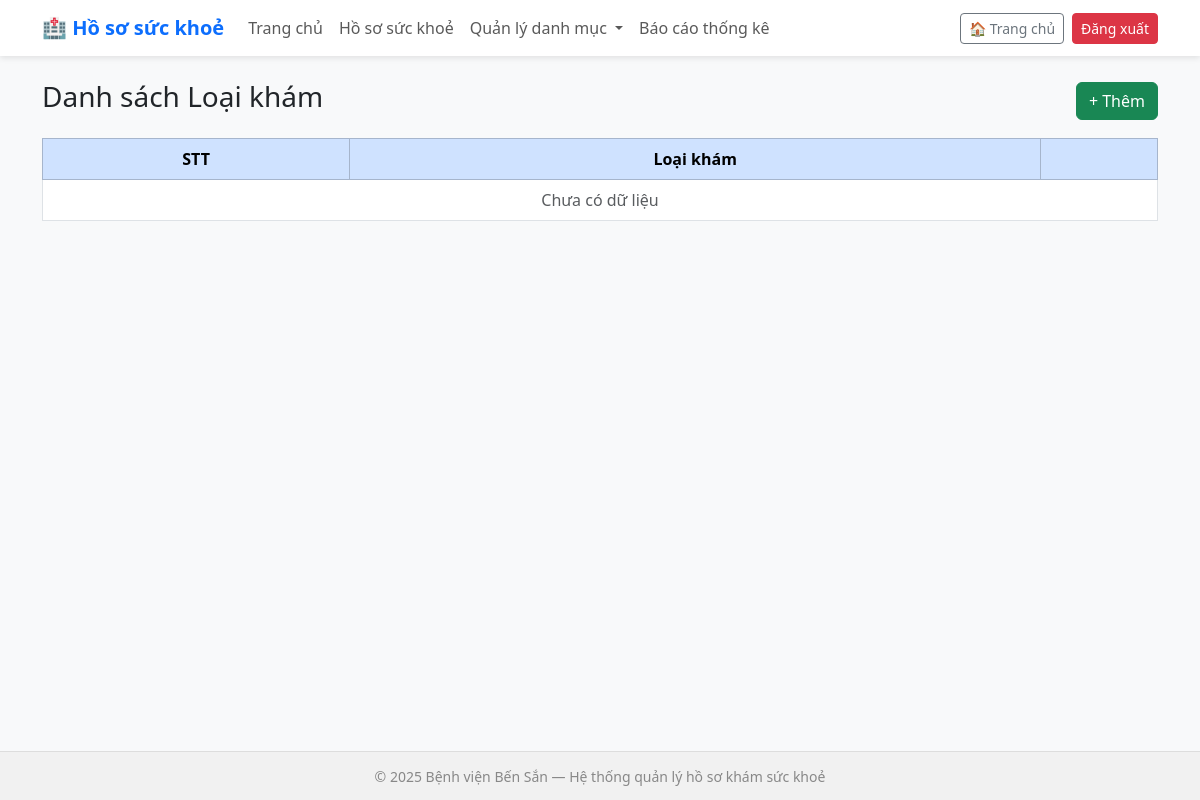
Before: /examtypes/ with the older database file.
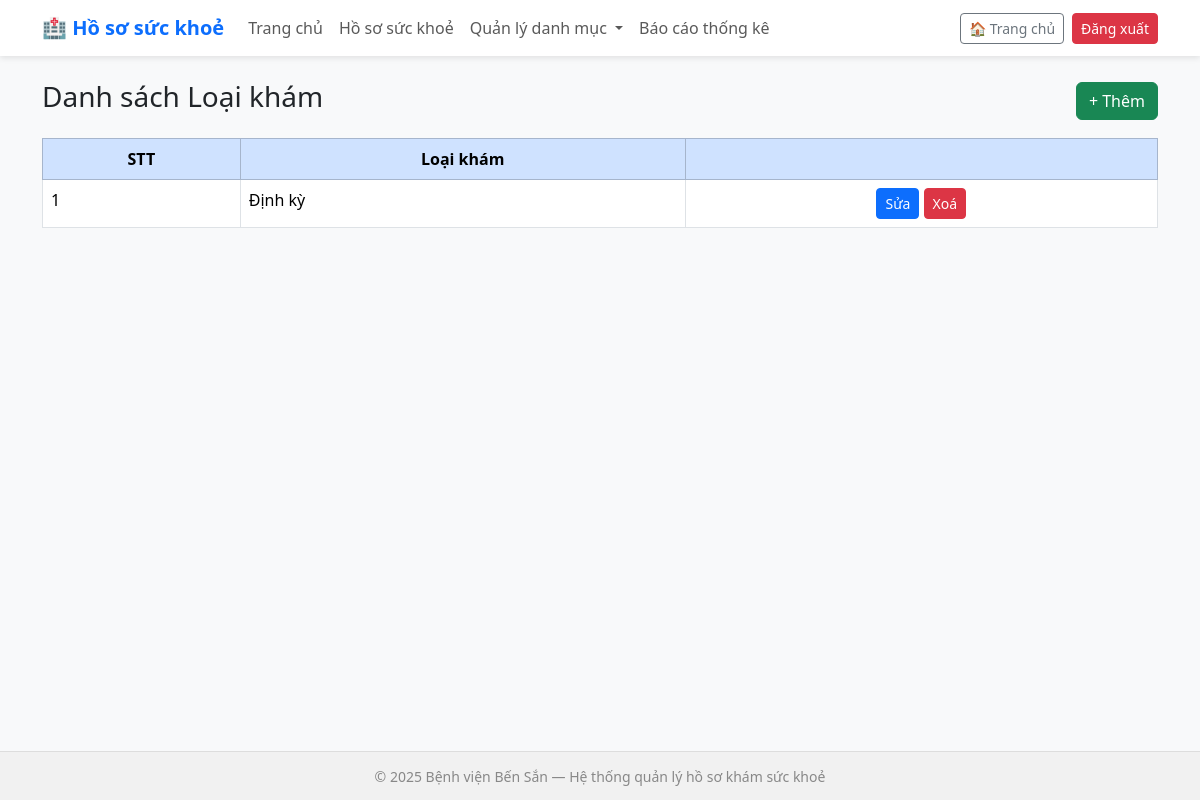
After: the same page with the newer database file.
### health_records/models.py (models this page shows, shortened)
class ExamType(models.Model):
    name = models.CharField(max_length=100, unique=True, verbose_name="Loại khám")
    class Meta:
        verbose_name = "Loại khám"
        verbose_name_plural = "Loại khám"

### health_records/views.py (the view)
# urls.py: path('examtypes/', views.examtype_list, name='examtype_list'),
def examtype_list(request):
    examtypes = ExamType.objects.all()
    return render(request, 'health_records/examtype_list.html', {'examtypes': examtypes})

### health_records/templates/health_records/examtype_list.html
{% extends 'health_records/base.html' %}
{% block content %}
<div class="d-flex justify-content-between align-items-center mb-3">
  <h3>Danh sách Loại khám</h3>
  <a href="{% url 'examtype_add' %}" class="btn btn-success">+ Thêm</a>
</div>
<table class="table table-bordered">
  <thead class="table-primary text-center">
    <tr><th>STT</th><th>Loại khám</th><th></th></tr>
  </thead>
  <tbody>
    {% for e in examtypes %}
    <tr>
      <td>{{ forloop.counter }}</td>
      <td>{{ e.name }}</td>
      <td class="text-center">
        <a href="{% url 'examtype_edit' e.id %}" class="btn btn-sm btn-primary">Sửa</a>
        <a href="{% url 'examtype_delete' e.id %}" class="btn btn-sm btn-danger">Xoá</a>
      </td>
    </tr>
    {% empty %}
    <tr><td colspan="3" class="text-center text-muted">Chưa có dữ liệu</td></tr>
    {% endfor %}
  </tbody>
</table>
{% endblock %}

Changed rows visible on the page:
added ExamType: name "Định kỳ"
Other visible differences:
text no longer shown: "Chưa có dữ liệu"
